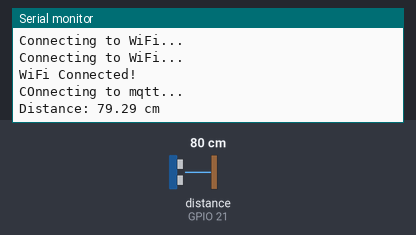
Bench run of a sketch on a simulated ESP32. Parts: the last lines printed to the serial monitor. Wiring (inferred from the names in the program): ultrasonic range finder: trigger GPIO 22; echo GPIO 21. The test bench sets the inputs (shaded band); at power-on: distance to the obstacle (sensor on GPIO 21) 80 cm. The echo pulse lasts 58.3 µs per cm; WiFi joins after 1.5 s; servers stay silent unless stated; no MQTT or app messages arrive unless stated.

Above: at 3.2 s.
3.3 s: distance to the obstacle (sensor on GPIO 21) set to 2 cm
At 4.6 s:
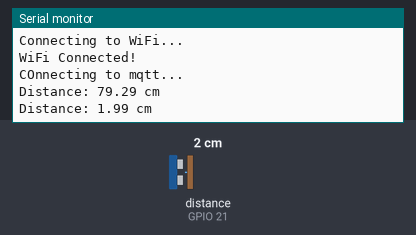
4.8 s: distance to the obstacle (sensor on GPIO 21) set to 4 cm
At 5.6 s:
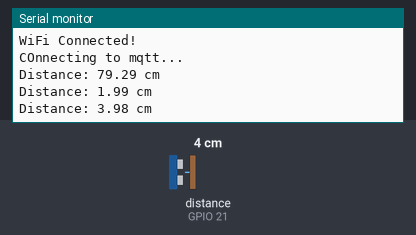
Timing chart, 0 to 7.8 s (numbered marks = the images above; inputs shaded):
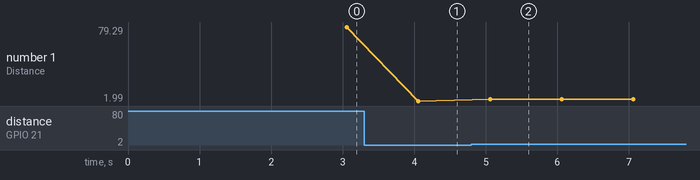

The sketch:

1_2_ultrasonic_thingspeak.ino
```cpp
      #include <PubSubClient.h>
      #include <WiFi.h>
      #include <ThingSpeak.h>

      //Pins
      const int trigPin = 22;
      const int echoPin = 21;
      const int buzzerpin=27;
      // defines variables
      long duration;
      double distance;


      //For wifi connection
      const char* ssid = "Prithvi";
      const char* pass = "password123";

      const char* server = "mqtt3.thingspeak.com";

      const char* mqttUserName = "LiQQLg44CwkCKQAxGhwuLxU";
      const char* clientID="LiQQLg44CwkCKQAxGhwuLxU";

      const char* mqttPass = "pQO6FymZGrGw/Sa+y2DXP4Rl";

      long writeChannelID = 2236024;
      const char* writeAPIKey = "DLTEL3804UG6PSF6";

      int port = 1883;

      WiFiClient client;


      PubSubClient mqttClient(client);

      void setup() {
        // put your setup code here, to run once:
        Serial.begin(9600);
          pinMode(trigPin, OUTPUT);
        pinMode(echoPin, INPUT);

        WiFi.begin(ssid, pass);
        while(WiFi.status() != WL_CONNECTED){
          Serial.println("Connecting to WiFi...");
          delay(1000);
        }
        Serial.println("WiFi Connected!");
        mqttClient.setServer(server,port);
      }

      void loop() {
        // put your main code here, to run repeatedly:
        while(mqttClient.connected()==NULL){
          Serial.println("COnnecting to mqtt...");
          mqttClient.connect(clientID, mqttUserName, mqttPass);
          delay(1000);
        }
        mqttClient.loop();

        digitalWrite(trigPin, LOW);
        delayMicroseconds(10);

        digitalWrite(trigPin, HIGH);
        delayMicroseconds(10);
        digitalWrite(trigPin, LOW);
        duration = pulseIn(echoPin, HIGH);

        distance = duration * 0.034 / 2;

        Serial.print("Distance: ");
        Serial.print(distance);
        Serial.println(" cm");

        delay(1000);

        String dataString = "field1=" + String(distance);
        String topicString ="channels/" + String( writeChannelID ) + "/publish";
        mqttClient.publish( topicString.c_str(), dataString.c_str() );
      }
```

Measured:
- after the input at 3.3 s, the serial monitor: prints a new line after 0.76 s (image 1)
- after the input at 4.8 s, the serial monitor: prints a new line after 0.26 s (image 2)
- plotted number 1: 79.29 → 1.99 after the input at 3.3 s, 1.99 → 3.98 after the input at 4.8 s
